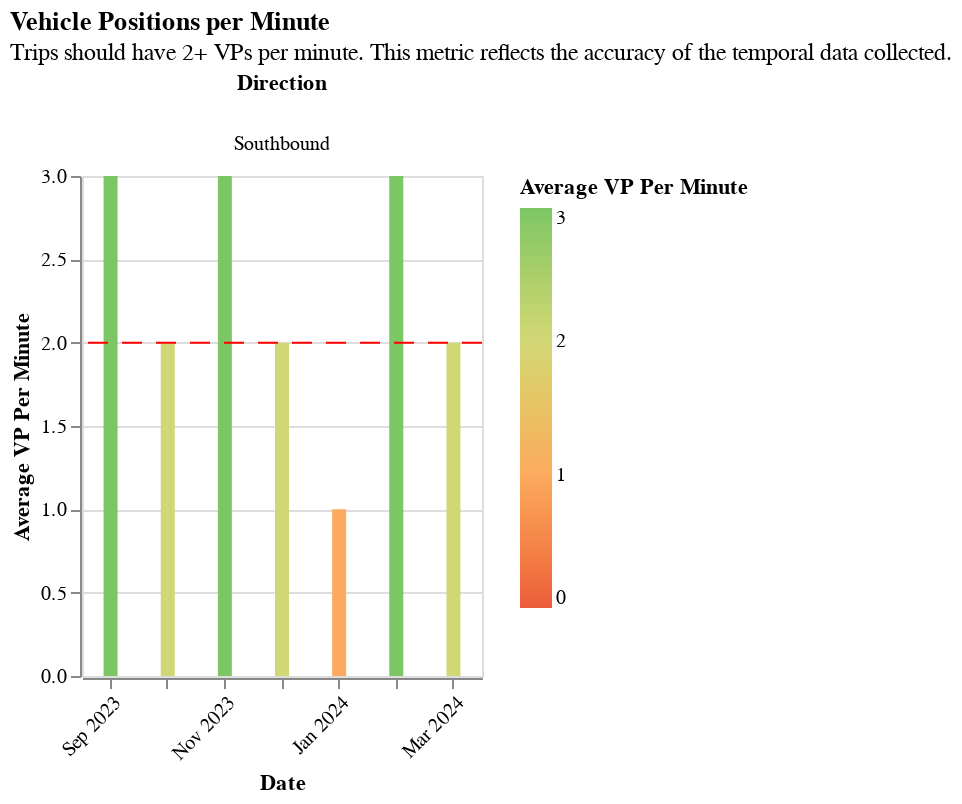

Notebook cell for this chart:
### Markdown cell above
#### VP Per Min

### Code cell
(
        (
            section2_utils.base_facet_with_ruler_chart(
                all_day,
                "Average VP per Minute",
                "ruler_for_vp_per_min",
                readable_dict["vp_per_min_graph"]["title"],
                readable_dict["vp_per_min_graph"]["subtitle"],
                color_dict["vp_domain"],
                color_dict["vp_range"]
            )
        )
        .add_params(xcol_param)
        .transform_filter(xcol_param)
    )

### Figure 1 — Vega-Lite specification as saved in the notebook (floating-point values rounded to 4 significant figures)
{"config": {"view": {"continuousWidth": 300, "continuousHeight": 300}}, "data": {"name": "data-9e3e1b41505d9e0261306165288592a9"}, "facet": {"column": {"field": "Direction", "type": "nominal"}}, "spec": {"layer": [{"mark": {"type": "bar", "clip": true, "size": 7}, "encoding": {"color": {"field": "Average VP per Minute", "scale": {"domain": [0, 1, 2, 3], "range": ["#ec5d3b", "#fcaa5f", "#d2d776", "#7cc665"]}, "title": "Average VP Per Minute", "type": "quantitative"}, "tooltip": [{"field": "Period", "type": "nominal"}, {"field": "Route", "type": "nominal"}, {"field": "Organization", "type": "nominal"}, {"field": "Date", "type": "temporal"}, {"field": "Direction", "type": "nominal"}, {"field": "Average VP per Minute", "type": "quantitative"}], "x": {"axis": {"format": "%b %Y", "labelAngle": -45}, "field": "Date", "timeUnit": "yearmonthdate", "title": ["Date"], "type": "ordinal"}, "y": {"field": "Average VP per Minute", "scale": {"domain": [0, 3]}, "title": "Average VP Per Minute", "type": "quantitative"}}, "name": "view_2"}, {"mark": {"type": "rule", "color": "red", "strokeDash": [10, 7]}, "encoding": {"y": {"aggregate": "mean", "field": "ruler_for_vp_per_min", "type": "quantitative"}}}], "height": 250, "width": 200}, "params": [{"name": "param_1", "select": {"type": "point", "fields": ["Route"]}, "bind": {"input": "select", "options": ["Residential Route", "Express Route"], "name": "Routes: "}, "value": "Residential Route", "views": ["view_2"]}], "title": {"text": "Vehicle Positions per Minute", "subtitle": ["Trips should have 2+ VPs per minute. This metric reflects the accuracy of the temporal data collected."]}, "transform": [{"filter": {"param": "param_1"}}], "$schema": "https://vega.github.io/schema/vega-lite/v5.17.0.json", "datasets": {"data-9e3e1b41505d9e0261306165288592a9": [{"schedule_gtfs_dataset_key": "09a703757d1ed14ca9580b1385e39315", "dir_0_1": 0.0, "Period": "All Day", "Average Scheduled Service (trip minutes)": 49, "Average Stop Distance (miles)": 0.24, "# scheduled trips": 14, "Trips per Hour": 0.58, "is_express": 0.0, "is_rapid": 0.0, "is_rail": 0.0, "is_coverage": 1.0, "is_downtown_local": 1.0, "is_local": 0.0, "Date": "2023-10-11T00:00:00", "Route typology": "downtown_local", "# Minutes with 1+ VP per Minute": 737, "# Minutes with 2+ VP per Minute": 729, "Aggregate Actual Service Minutes": 774.4, "Aggregate Scheduled Service Minutes (all trips)": 637.0, "# VP": 2180, "# VP within Scheduled Shape": 2150, "# Early Arrival Trips": 2, "# On-Time Trips": 7, "# Late Trips": 4, "# Trips with VP": 13, "Average VP per Minute": 2, "% VP within Scheduled Shape": 99.0, "pct_rt_journey_atleast1_vp": 95.0, "pct_rt_journey_atleast2_vp": 94.0, "% Scheduled Trip w/ 1+ VP/Minute": 100.0, "% Scheduled Trip w/ 2+ VP/Minute": 100.0, "Realtime versus Scheduled Service Ratio": 1.22, "Average Actual Service (Trip Minutes)": 59.57, "GTFS Availability": "schedule_and_vp", "Speed (MPH)": 9.46, "Transit Operator": "Lawndale Beat GMV Schedule", "route_long_name": "Residential Route", "route_short_name": "Res", "Route": "Residential Route", "Route ID": "6116", "schedule_source_record_id": "recOFWnzS8spJsM1h", "Base64 Encoded Feed URL": "aHR0cHM6Ly9yaWRlbGF3bmRhbGViZWF0LmNvbS9ndGZz", "Organization ID": "recj8LXdeSurpSRNU", "Organization": "City of Lawndale", "District": "07 - Los Angeles", "ruler_100_pct": 100, "ruler_for_vp_per_min": 2, "frequency_in_minutes": 103.4, "direction_id": 0.0, "Direction": "Southbound", "recent_route_id2": "6116", "Average Scheduled Service (trip minutes)_str": "49", "Average VP per Minute_str": "2"}, {"schedule_gtfs_dataset_key": "09a703757d1ed14ca9580b1385e39315", "dir_0_1": 0.0, "Period": "All Day", "Average Scheduled Service (trip minutes)": 49, "Average Stop Distance (miles)": 0.24, "# scheduled trips": 14, "Trips per Hour": 0.58, "is_express": 0.0, "is_rapid": 0.0, "is_rail": 0.0, "is_coverage": 1.0, "is_downtown_local": 1.0, "is_local": 0.0, "Date": "2023-11-15T00:00:00", "Route typology": "downtown_local", "# Minutes with 1+ VP per Minute": 699, "# Minutes with 2+ VP per Minute": 690, "Aggregate Actual Service Minutes": 684.7, "Aggregate Scheduled Service Minutes (all trips)": 686.0, "# VP": 2066, "# VP within Scheduled Shape": 2046, "# Early Arrival Trips": 3, "# On-Time Trips": 8, "# Late Trips": 3, "# Trips with VP": 14, "Average VP per Minute": 3, "% VP within Scheduled Shape": 99.0, "pct_rt_journey_atleast1_vp": 100.0, "pct_rt_journey_atleast2_vp": 100.0, "% Scheduled Trip w/ 1+ VP/Minute": 100.0, "% Scheduled Trip w/ 2+ VP/Minute": 100.0, "Realtime versus Scheduled Service Ratio": 1.0, "Average Actual Service (Trip Minutes)": 48.91, "GTFS Availability": "schedule_and_vp", "Speed (MPH)": 11.77, "Transit Operator": "Lawndale Beat GMV Schedule", "route_long_name": "Residential Route", "route_short_name": "Res", "Route": "Residential Route", "Route ID": "6116", "schedule_source_record_id": "recOFWnzS8spJsM1h", "Base64 Encoded Feed URL": "aHR0cHM6Ly9yaWRlbGF3bmRhbGViZWF0LmNvbS9ndGZz", "Organization ID": "recj8LXdeSurpSRNU", "Organization": "City of Lawndale", "District": "07 - Los Angeles", "ruler_100_pct": 100, "ruler_for_vp_per_min": 2, "frequency_in_minutes": 103.4, "direction_id": 0.0, "Direction": "Southbound", "recent_route_id2": "6116", "Average Scheduled Service (trip minutes)_str": "49", "Average VP per Minute_str": "3"}, {"schedule_gtfs_dataset_key": "09a703757d1ed14ca9580b1385e39315", "dir_0_1": 0.0, "Period": "All Day", "Average Scheduled Service (trip minutes)": 49, "Average Stop Distance (miles)": 0.24, "# scheduled trips": 14, "Trips per Hour": 0.58, "is_express": 0.0, "is_rapid": 0.0, "is_rail": 0.0, "is_coverage": 1.0, "is_downtown_local": 1.0, "is_local": 0.0, "Date": "2023-12-13T00:00:00", "Route typology": "downtown_local", "# Minutes with 1+ VP per Minute": 676, "# Minutes with 2+ VP per Minute": 663, "Aggregate Actual Service Minutes": 724.6, "Aggregate Scheduled Service Minutes (all trips)": 637.0, "# VP": 1984, "# VP within Scheduled Shape": 1965, "# Early Arrival Trips": 1, "# On-Time Trips": 9, "# Late Trips": 3, "# Trips with VP": 13, "Average VP per Minute": 2, "% VP within Scheduled Shape": 99.0, "pct_rt_journey_atleast1_vp": 93.0, "pct_rt_journey_atleast2_vp": 92.0, "% Scheduled Trip w/ 1+ VP/Minute": 100.0, "% Scheduled Trip w/ 2+ VP/Minute": 100.0, "Realtime versus Scheduled Service Ratio": 1.14, "Average Actual Service (Trip Minutes)": 55.74, "GTFS Availability": "schedule_and_vp", "Speed (MPH)": 10.86, "Transit Operator": "Lawndale Beat GMV Schedule", "route_long_name": "Residential Route", "route_short_name": "Res", "Route": "Residential Route", "Route ID": "6116", "schedule_source_record_id": "recOFWnzS8spJsM1h", "Base64 Encoded Feed URL": "aHR0cHM6Ly9yaWRlbGF3bmRhbGViZWF0LmNvbS9ndGZz", "Organization ID": "recj8LXdeSurpSRNU", "Organization": "City of Lawndale", "District": "07 - Los Angeles", "ruler_100_pct": 100, "ruler_for_vp_per_min": 2, "frequency_in_minutes": 103.4, "direction_id": 0.0, "Direction": "Southbound", "recent_route_id2": "6116", "Average Scheduled Service (trip minutes)_str": "49", "Average VP per Minute_str": "2"}, {"schedule_gtfs_dataset_key": "09a703757d1ed14ca9580b1385e39315", "dir_0_1": 0.0, "Period": "All Day", "Average Scheduled Service (trip minutes)": 49, "Average Stop Distance (miles)": 0.24, "# scheduled trips": 14, "Trips per Hour": 0.58, "is_express": 0.0, "is_rapid": 0.0, "is_rail": 0.0, "is_coverage": 1.0, "is_downtown_local": 1.0, "is_local": 0.0, "Date": "2024-01-17T00:00:00", "Route typology": "downtown_local", "# Minutes with 1+ VP per Minute": 1037, "# Minutes with 2+ VP per Minute": 1021, "Aggregate Actual Service Minutes": 2352.0, "Aggregate Scheduled Service Minutes (all trips)": 686.0, "# VP": 3068, "# VP within Scheduled Shape": 2561, "# Early Arrival Trips": 0, "# On-Time Trips": 8, "# Late Trips": 6, "# Trips with VP": 14, "Average VP per Minute": 1, "% VP within Scheduled Shape": 84.0, "pct_rt_journey_atleast1_vp": 44.0, "pct_rt_journey_atleast2_vp": 43.0, "% Scheduled Trip w/ 1+ VP/Minute": 100.0, "% Scheduled Trip w/ 2+ VP/Minute": 100.0, "Realtime versus Scheduled Service Ratio": 3.43, "Average Actual Service (Trip Minutes)": 168.0, "GTFS Availability": "schedule_and_vp", "Speed (MPH)": 5.75, "Transit Operator": "Lawndale Beat GMV Schedule", "route_long_name": "Residential Route", "route_short_name": "Res", "Route": "Residential Route", "Route ID": "6116", "schedule_source_record_id": "recOFWnzS8spJsM1h", "Base64 Encoded Feed URL": "aHR0cHM6Ly9yaWRlbGF3bmRhbGViZWF0LmNvbS9ndGZz", "Organization ID": "recj8LXdeSurpSRNU", "Organization": "City of Lawndale", "District": "07 - Los Angeles", "ruler_100_pct": 100, "ruler_for_vp_per_min": 2, "frequency_in_minutes": 103.4, "direction_id": 0.0, "Direction": "Southbound", "recent_route_id2": "6116", "Average Scheduled Service (trip minutes)_str": "49", "Average VP per Minute_str": "1"}, {"schedule_gtfs_dataset_key": "09a703757d1ed14ca9580b1385e39315", "dir_0_1": 0.0, "Period": "All Day", "Average Scheduled Service (trip minutes)": 49, "Average Stop Distance (miles)": 0.24, "# scheduled trips": 14, "Trips per Hour": 0.58, "is_express": 0.0, "is_rapid": 0.0, "is_rail": 0.0, "is_coverage": 1.0, "is_downtown_local": 1.0, "is_local": 0.0, "Date": "2024-02-14T00:00:00", "Route typology": "downtown_local", "# Minutes with 1+ VP per Minute": 754, "# Minutes with 2+ VP per Minute": 739, "Aggregate Actual Service Minutes": 738.7, "Aggregate Scheduled Service Minutes (all trips)": 686.0, "# VP": 2222, "# VP within Scheduled Shape": 2205, "# Early Arrival Trips": 0, "# On-Time Trips": 10, "# Late Trips": 4, "# Trips with VP": 14, "Average VP per Minute": 3, "% VP within Scheduled Shape": 99.0, "pct_rt_journey_atleast1_vp": 100.0, "pct_rt_journey_atleast2_vp": 100.0, "% Scheduled Trip w/ 1+ VP/Minute": 100.0, "% Scheduled Trip w/ 2+ VP/Minute": 100.0, "Realtime versus Scheduled Service Ratio": 1.08, "Average Actual Service (Trip Minutes)": 52.76, "GTFS Availability": "schedule_and_vp", "Speed (MPH)": 11.71, "Transit Operator": "Lawndale Beat GMV Schedule", "route_long_name": "Residential Route", "route_short_name": "Res", "Route": "Residential Route", "Route ID": "6116", "schedule_source_record_id": "recOFWnzS8spJsM1h", "Base64 Encoded Feed URL": "aHR0cHM6Ly9yaWRlbGF3bmRhbGViZWF0LmNvbS9ndGZz", "Organization ID": "recj8LXdeSurpSRNU", "Organization": "City of Lawndale", "District": "07 - Los Angeles", "ruler_100_pct": 100, "ruler_for_vp_per_min": 2, "frequency_in_minutes": 103.4, "direction_id": 0.0, "Direction": "Southbound", "recent_route_id2": "6116", "Average Scheduled Service (trip minutes)_str": "49", "Average VP per Minute_str": "3"}, {"schedule_gtfs_dataset_key": "09a703757d1ed14ca9580b1385e39315", "dir_0_1": 0.0, "Period": "All Day", "Average Scheduled Service (trip minutes)": 49, "Average Stop Distance (miles)": 0.24, "# scheduled trips": 14, "Trips per Hour": 0.58, "is_express": 0.0, "is_rapid": 0.0, "is_rail": 0.0, "is_coverage": 1.0, "is_downtown_local": 1.0, "is_local": 0.0, "Date": "2024-03-13T00:00:00", "Route typology": "downtown_local", "# Minutes with 1+ VP per Minute": 711, "# Minutes with 2+ VP per Minute": 695, "Aggregate Actual Service Minutes": 734.6, "Aggregate Scheduled Service Minutes (all trips)": 686.0, "# VP": 2066, "# VP within Scheduled Shape": 2035, "# Early Arrival Trips": 3, "# On-Time Trips": 7, "# Late Trips": 4, "# Trips with VP": 14, "Average VP per Minute": 2, "% VP within Scheduled Shape": 98.0, "pct_rt_journey_atleast1_vp": 97.0, "pct_rt_journey_atleast2_vp": 95.0, "% Scheduled Trip w/ 1+ VP/Minute": 100.0, "% Scheduled Trip w/ 2+ VP/Minute": 100.0, "Realtime versus Scheduled Service Ratio": 1.07, "Average Actual Service (Trip Minutes)": 52.47, "GTFS Availability": "schedule_and_vp", "Speed (MPH)": 11.74, "Transit Operator": "Lawndale Beat GMV Schedule", "route_long_name": "Residential Route", "route_short_name": "Res", "Route": "Residential Route", "Route ID": "6116", "schedule_source_record_id": "recOFWnzS8spJsM1h", "Base64 Encoded Feed URL": "aHR0cHM6Ly9yaWRlbGF3bmRhbGViZWF0LmNvbS9ndGZz", "Organization ID": "recj8LXdeSurpSRNU", "Organization": "City of Lawndale", "District": "07 - Los Angeles", "ruler_100_pct": 100, "ruler_for_vp_per_min": 2, "frequency_in_minutes": 103.4, "direction_id": 0.0, "Direction": "Southbound", "recent_route_id2": "6116", "Average Scheduled Service (trip minutes)_str": "49", "Average VP per Minute_str": "2"}, {"schedule_gtfs_dataset_key": "09a703757d1ed14ca9580b1385e39315", "dir_0_1": 0.0, "Period": "All Day", "Average Scheduled Service (trip minutes)": 35, "Average Stop Distance (miles)": 0.27, "# scheduled trips": 16, "Trips per Hour": 0.67, "is_express": 1.0, "is_rapid": 0.0, "is_rail": 0.0, "is_coverage": 0.0, "is_downtown_local": 1.0, "is_local": 0.0, "Date": "2023-10-11T00:00:00", "Route typology": "express", "# Minutes with 1+ VP per Minute": 274, "# Minutes with 2+ VP per Minute": 272, "Aggregate Actual Service Minutes": 269.7, "Aggregate Scheduled Service Minutes (all trips)": 210.0, "# VP": 815, "# VP within Scheduled Shape": 806, "# Early Arrival Trips": 0, "# On-Time Trips": 4, "# Late Trips": 2, "# Trips with VP": 6, "Average VP per Minute": 3, "% VP within Scheduled Shape": 99.0, "pct_rt_journey_atleast1_vp": 100.0, "pct_rt_journey_atleast2_vp": 100.0, "% Scheduled Trip w/ 1+ VP/Minute": 100.0, "% Scheduled Trip w/ 2+ VP/Minute": 100.0, "Realtime versus Scheduled Service Ratio": 1.28, "Average Actual Service (Trip Minutes)": 44.95, "GTFS Availability": "schedule_and_vp", "Speed (MPH)": 11.49, "Transit Operator": "Lawndale Beat GMV Schedule", "route_long_name": "Express Route", "route_short_name": "EX", "Route": "Express Route", "Route ID": "6117", "schedule_source_record_id": "recOFWnzS8spJsM1h", "Base64 Encoded Feed URL": "aHR0cHM6Ly9yaWRlbGF3bmRhbGViZWF0LmNvbS9ndGZz", "Organization ID": "recj8LXdeSurpSRNU", "Organization": "City of Lawndale", "District": "07 - Los Angeles", "ruler_100_pct": 100, "ruler_for_vp_per_min": 2, "frequency_in_minutes": 89.55, "direction_id": 0.0, "Direction": "Southbound", "recent_route_id2": "6117", "Average Scheduled Service (trip minutes)_str": "35", "Average VP per Minute_str": "3"}, {"schedule_gtfs_dataset_key": "09a703757d1ed14ca9580b1385e39315", "dir_0_1": 0.0, "Period": "All Day", "Average Scheduled Service (trip minutes)": 35, "Average Stop Distance (miles)": 0.27, "# scheduled trips": 16, "Trips per Hour": 0.67, "is_express": 1.0, "is_rapid": 0.0, "is_rail": 0.0, "is_coverage": 0.0, "is_downtown_local": 1.0, "is_local": 0.0, "Date": "2023-11-15T00:00:00", "Route typology": "express", "# Minutes with 1+ VP per Minute": 27, "# Minutes with 2+ VP per Minute": 24, "Aggregate Actual Service Minutes": 95.63, "Aggregate Scheduled Service Minutes (all trips)": 35.0, "# VP": 74, "# VP within Scheduled Shape": 71, "# Early Arrival Trips": 0, "# On-Time Trips": 0, "# Late Trips": 1, "# Trips with VP": 1, "Average VP per Minute": 0, "% VP within Scheduled Shape": 96.0, "pct_rt_journey_atleast1_vp": 28.0, "pct_rt_journey_atleast2_vp": 25.0, "% Scheduled Trip w/ 1+ VP/Minute": 77.0, "% Scheduled Trip w/ 2+ VP/Minute": 69.0, "Realtime versus Scheduled Service Ratio": 2.73, "Average Actual Service (Trip Minutes)": 95.63, "GTFS Availability": "schedule_and_vp", "Speed (MPH)": null, "Transit Operator": "Lawndale Beat GMV Schedule", "route_long_name": "Express Route", "route_short_name": "EX", "Route": "Express Route", "Route ID": "6117", "schedule_source_record_id": "recOFWnzS8spJsM1h", "Base64 Encoded Feed URL": "aHR0cHM6Ly9yaWRlbGF3bmRhbGViZWF0LmNvbS9ndGZz", "Organization ID": "recj8LXdeSurpSRNU", "Organization": "City of Lawndale", "District": "07 - Los Angeles", "ruler_100_pct": 100, "ruler_for_vp_per_min": 2, "frequency_in_minutes": 89.55, "direction_id": 0.0, "Direction": "Southbound", "recent_route_id2": "6117", "Average Scheduled Service (trip minutes)_str": "35", "Average VP per Minute_str": "0"}, {"schedule_gtfs_dataset_key": "09a703757d1ed14ca9580b1385e39315", "dir_0_1": 0.0, "Period": "All Day", "Average Scheduled Service (trip minutes)": 35, "Average Stop Distance (miles)": 0.27, "# scheduled trips": 16, "Trips per Hour": 0.67, "is_express": 1.0, "is_rapid": 0.0, "is_rail": 0.0, "is_coverage": 0.0, "is_downtown_local": 1.0, "is_local": 0.0, "Date": "2023-12-13T00:00:00", "Route typology": "express", "# Minutes with 1+ VP per Minute": 750, "# Minutes with 2+ VP per Minute": 738, "Aggregate Actual Service Minutes": 1469.0, "Aggregate Scheduled Service Minutes (all trips)": 420.0, "# VP": 2215, "# VP within Scheduled Shape": 2003, "# Early Arrival Trips": 1, "# On-Time Trips": 2, "# Late Trips": 9, "# Trips with VP": 12, "Average VP per Minute": 1, "% VP within Scheduled Shape": 90.0, "pct_rt_journey_atleast1_vp": 51.0, "pct_rt_journey_atleast2_vp": 50.0, "% Scheduled Trip w/ 1+ VP/Minute": 100.0, "% Scheduled Trip w/ 2+ VP/Minute": 100.0, "Realtime versus Scheduled Service Ratio": 3.5, "Average Actual Service (Trip Minutes)": 122.4, "GTFS Availability": "schedule_and_vp", "Speed (MPH)": 9.58, "Transit Operator": "Lawndale Beat GMV Schedule", "route_long_name": "Express Route", "route_short_name": "EX", "Route": "Express Route", "Route ID": "6117", "schedule_source_record_id": "recOFWnzS8spJsM1h", "Base64 Encoded Feed URL": "aHR0cHM6Ly9yaWRlbGF3bmRhbGViZWF0LmNvbS9ndGZz", "Organization ID": "recj8LXdeSurpSRNU", "Organization": "City of Lawndale", "District": "07 - Los Angeles", "ruler_100_pct": 100, "ruler_for_vp_per_min": 2, "frequency_in_minutes": 89.55, "direction_id": 0.0, "Direction": "Southbound", "recent_route_id2": "6117", "Average Scheduled Service (trip minutes)_str": "35", "Average VP per Minute_str": "1"}, {"schedule_gtfs_dataset_key": "09a703757d1ed14ca9580b1385e39315", "dir_0_1": 0.0, "Period": "All Day", "Average Scheduled Service (trip minutes)": 35, "Average Stop Distance (miles)": 0.27, "# scheduled trips": 16, "Trips per Hour": 0.67, "is_express": 1.0, "is_rapid": 0.0, "is_rail": 0.0, "is_coverage": 0.0, "is_downtown_local": 1.0, "is_local": 0.0, "Date": "2024-01-17T00:00:00", "Route typology": "express", "# Minutes with 1+ VP per Minute": 394, "# Minutes with 2+ VP per Minute": 385, "Aggregate Actual Service Minutes": 401.5, "Aggregate Scheduled Service Minutes (all trips)": 315.0, "# VP": 1151, "# VP within Scheduled Shape": 1151, "# Early Arrival Trips": 0, "# On-Time Trips": 5, "# Late Trips": 4, "# Trips with VP": 9, "Average VP per Minute": 2, "% VP within Scheduled Shape": 100.0, "pct_rt_journey_atleast1_vp": 98.0, "pct_rt_journey_atleast2_vp": 96.0, "% Scheduled Trip w/ 1+ VP/Minute": 100.0, "% Scheduled Trip w/ 2+ VP/Minute": 100.0, "Realtime versus Scheduled Service Ratio": 1.27, "Average Actual Service (Trip Minutes)": 44.62, "GTFS Availability": "schedule_and_vp", "Speed (MPH)": 8.96, "Transit Operator": "Lawndale Beat GMV Schedule", "route_long_name": "Express Route", "route_short_name": "EX", "Route": "Express Route", "Route ID": "6117", "schedule_source_record_id": "recOFWnzS8spJsM1h", "Base64 Encoded Feed URL": "aHR0cHM6Ly9yaWRlbGF3bmRhbGViZWF0LmNvbS9ndGZz", "Organization ID": "recj8LXdeSurpSRNU", "Organization": "City of Lawndale", "District": "07 - Los Angeles", "ruler_100_pct": 100, "ruler_for_vp_per_min": 2, "frequency_in_minutes": 89.55, "direction_id": 0.0, "Direction": "Southbound", "recent_route_id2": "6117", "Average Scheduled Service (trip minutes)_str": "35", "Average VP per Minute_str": "2"}, {"schedule_gtfs_dataset_key": "09a703757d1ed14ca9580b1385e39315", "dir_0_1": 0.0, "Period": "All Day", "Average Scheduled Service (trip minutes)": 35, "Average Stop Distance (miles)": 0.27, "# scheduled trips": 16, "Trips per Hour": 0.67, "is_express": 1.0, "is_rapid": 0.0, "is_rail": 0.0, "is_coverage": 0.0, "is_downtown_local": 1.0, "is_local": 0.0, "Date": "2024-02-14T00:00:00", "Route typology": "express", "# Minutes with 1+ VP per Minute": 290, "# Minutes with 2+ VP per Minute": 285, "Aggregate Actual Service Minutes": 286.2, "Aggregate Scheduled Service Minutes (all trips)": 175.0, "# VP": 855, "# VP within Scheduled Shape": 855, "# Early Arrival Trips": 1, "# On-Time Trips": 0, "# Late Trips": 4, "# Trips with VP": 5, "Average VP per Minute": 2, "% VP within Scheduled Shape": 100.0, "pct_rt_journey_atleast1_vp": 100.0, "pct_rt_journey_atleast2_vp": 100.0, "% Scheduled Trip w/ 1+ VP/Minute": 100.0, "% Scheduled Trip w/ 2+ VP/Minute": 100.0, "Realtime versus Scheduled Service Ratio": 1.64, "Average Actual Service (Trip Minutes)": 57.25, "GTFS Availability": "schedule_and_vp", "Speed (MPH)": 5.83, "Transit Operator": "Lawndale Beat GMV Schedule", "route_long_name": "Express Route", "route_short_name": "EX", "Route": "Express Route", "Route ID": "6117", "schedule_source_record_id": "recOFWnzS8spJsM1h", "Base64 Encoded Feed URL": "aHR0cHM6Ly9yaWRlbGF3bmRhbGViZWF0LmNvbS9ndGZz", "Organization ID": "recj8LXdeSurpSRNU", "Organization": "City of Lawndale", "District": "07 - Los Angeles", "ruler_100_pct": 100, "ruler_for_vp_per_min": 2, "frequency_in_minutes": 89.55, "direction_id": 0.0, "Direction": "Southbound", "recent_route_id2": "6117", "Average Scheduled Service (trip minutes)_str": "35", "Average VP per Minute_str": "2"}, {"schedule_gtfs_dataset_key": "09a703757d1ed14ca9580b1385e39315", "dir_0_1": 0.0, "Period": "All Day", "Average Scheduled Service (trip minutes)": 35, "Average Stop Distance (miles)": 0.27, "# scheduled trips": 16, "Trips per Hour": 0.67, "is_express": 1.0, "is_rapid": 0.0, "is_rail": 0.0, "is_coverage": 0.0, "is_downtown_local": 1.0, "is_local": 0.0, "Date": "2024-03-13T00:00:00", "Route typology": "express", "# Minutes with 1+ VP per Minute": 688, "# Minutes with 2+ VP per Minute": 679, "Aggregate Actual Service Minutes": 675.4, "Aggregate Scheduled Service Minutes (all trips)": 560.0, "# VP": 2031, "# VP within Scheduled Shape": 2014, "# Early Arrival Trips": 0, "# On-Time Trips": 8, "# Late Trips": 8, "# Trips with VP": 16, "Average VP per Minute": 3, "% VP within Scheduled Shape": 99.0, "pct_rt_journey_atleast1_vp": 100.0, "pct_rt_journey_atleast2_vp": 100.0, "% Scheduled Trip w/ 1+ VP/Minute": 100.0, "% Scheduled Trip w/ 2+ VP/Minute": 100.0, "Realtime versus Scheduled Service Ratio": 1.21, "Average Actual Service (Trip Minutes)": 42.21, "GTFS Availability": "schedule_and_vp", "Speed (MPH)": 12.9, "Transit Operator": "Lawndale Beat GMV Schedule", "route_long_name": "Express Route", "route_short_name": "EX", "Route": "Express Route", "Route ID": "6117", "schedule_source_record_id": "recOFWnzS8spJsM1h", "Base64 Encoded Feed URL": "aHR0cHM6Ly9yaWRlbGF3bmRhbGViZWF0LmNvbS9ndGZz", "Organization ID": "recj8LXdeSurpSRNU", "Organization": "City of Lawndale", "District": "07 - Los Angeles", "ruler_100_pct": 100, "ruler_for_vp_per_min": 2, "frequency_in_minutes": 89.55, "direction_id": 0.0, "Direction": "Southbound", "recent_route_id2": "6117", "Average Scheduled Service (trip minutes)_str": "35", "Average VP per Minute_str": "3"}, {"schedule_gtfs_dataset_key": "7f75702198137c1a9b53dca78f702ddb", "dir_0_1": 0.0, "Period": "All Day", "Average Scheduled Service (trip minutes)": 49, "Average Stop Distance (miles)": 0.24, "# scheduled trips": 14, "Trips per Hour": 0.58, "is_express": 0.0, "is_rapid": 0.0, "is_rail": 0.0, "is_coverage": 1.0, "is_downtown_local": 1.0, "is_local": 0.0, "Date": "2023-09-13T00:00:00", "Route typology": "downtown_local", "# Minutes with 1+ VP per Minute": 194, "# Minutes with 2+ VP per Minute": 193, "Aggregate Actual Service Minutes": 192.0, "Aggregate Scheduled Service Minutes (all trips)": 196.0, "# VP": 578, "# VP within Scheduled Shape": 526, "# Early Arrival Trips": 2, "# On-Time Trips": 0, "# Late Trips": 2, "# Trips with VP": 4, "Average VP per Minute": 3, "% VP within Scheduled Shape": 91.0, "pct_rt_journey_atleast1_vp": 100.0, "pct_rt_journey_atleast2_vp": 100.0, "% Scheduled Trip w/ 1+ VP/Minute": 99.0, "% Scheduled Trip w/ 2+ VP/Minute": 98.0, "Realtime versus Scheduled Service Ratio": 0.98, "Average Actual Service (Trip Minutes)": 48.01, "GTFS Availability": "schedule_and_vp", "Speed (MPH)": 12.78, "Transit Operator": "Lawndale Beat GMV Schedule", "route_long_name": "Residential Route", "route_short_name": "Res", "Route": "Residential Route", "Route ID": "6116", "schedule_source_record_id": "recOFWnzS8spJsM1h", "Base64 Encoded Feed URL": "aHR0cHM6Ly9yaWRlbGF3bmRhbGViZWF0LmNvbS9ndGZz", "Organization ID": "recj8LXdeSurpSRNU", "Organization": "City of Lawndale", "District": "07 - Los Angeles", "ruler_100_pct": 100, "ruler_for_vp_per_min": 2, "frequency_in_minutes": 103.4, "direction_id": 0.0, "Direction": "Southbound", "recent_route_id2": "6116", "Average Scheduled Service (trip minutes)_str": "49", "Average VP per Minute_str": "3"}, {"schedule_gtfs_dataset_key": "7f75702198137c1a9b53dca78f702ddb", "dir_0_1": 0.0, "Period": "All Day", "Average Scheduled Service (trip minutes)": 35, "Average Stop Distance (miles)": 0.27, "# scheduled trips": 16, "Trips per Hour": 0.67, "is_express": 1.0, "is_rapid": 0.0, "is_rail": 0.0, "is_coverage": 0.0, "is_downtown_local": 1.0, "is_local": 0.0, "Date": "2023-09-13T00:00:00", "Route typology": "express", "# Minutes with 1+ VP per Minute": 554, "# Minutes with 2+ VP per Minute": 537, "Aggregate Actual Service Minutes": 551.6, "Aggregate Scheduled Service Minutes (all trips)": 350.0, "# VP": 1614, "# VP within Scheduled Shape": 1144, "# Early Arrival Trips": 0, "# On-Time Trips": 3, "# Late Trips": 7, "# Trips with VP": 10, "Average VP per Minute": 2, "% VP within Scheduled Shape": 71.0, "pct_rt_journey_atleast1_vp": 100.0, "pct_rt_journey_atleast2_vp": 97.0, "% Scheduled Trip w/ 1+ VP/Minute": 100.0, "% Scheduled Trip w/ 2+ VP/Minute": 100.0, "Realtime versus Scheduled Service Ratio": 1.58, "Average Actual Service (Trip Minutes)": 55.16, "GTFS Availability": "schedule_and_vp", "Speed (MPH)": 11.25, "Transit Operator": "Lawndale Beat GMV Schedule", "route_long_name": "Express Route", "route_short_name": "EX", "Route": "Express Route", "Route ID": "6117", "schedule_source_record_id": "recOFWnzS8spJsM1h", "Base64 Encoded Feed URL": "aHR0cHM6Ly9yaWRlbGF3bmRhbGViZWF0LmNvbS9ndGZz", "Organization ID": "recj8LXdeSurpSRNU", "Organization": "City of Lawndale", "District": "07 - Los Angeles", "ruler_100_pct": 100, "ruler_for_vp_per_min": 2, "frequency_in_minutes": 89.55, "direction_id": 0.0, "Direction": "Southbound", "recent_route_id2": "6117", "Average Scheduled Service (trip minutes)_str": "35", "Average VP per Minute_str": "2"}]}}
